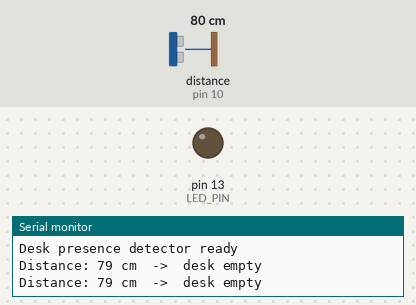
Recording of a sketch running on a simulated Arduino Uno, built with avr-gcc and run on an emulated ATmega328P. Parts: output pins drawn as LEDs (lit = HIGH), the last lines printed to the serial monitor. Wiring (inferred from the names in the program): ultrasonic range finder: trigger pin 9; echo pin 10. Inputs (shaded band) come from the test bench; at power-on: distance to the obstacle (sensor on pin 10) 80 cm. The echo pulse lasts 58.3 µs per cm; pins used as bus, display or sensor lines are not drawn.

Above: at 1.2 s.
1.3 s: distance to the obstacle (sensor on pin 10) set to 75 cm
2.8 s: distance to the obstacle (sensor on pin 10) set to 69 cm
At 4.4 s:
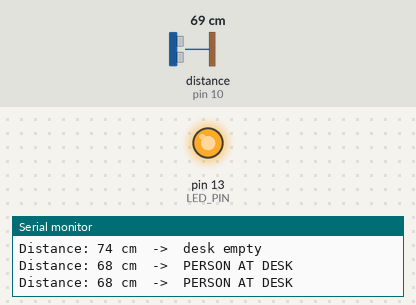
5.0 s: distance to the obstacle (sensor on pin 10) set to 120 cm
At 6.0 s:
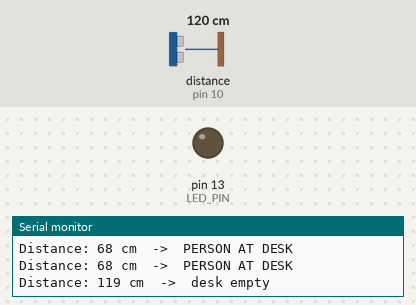
7.0 s: distance to the obstacle (sensor on pin 10) set to 2 cm
At 8.6 s:
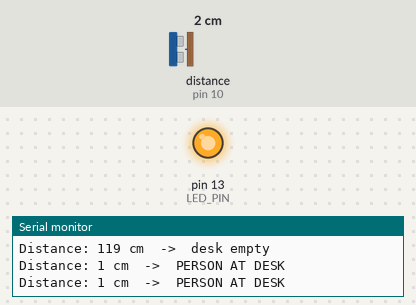
Timing chart, 0 to 10.1 s (numbered marks = the images above; inputs shaded):
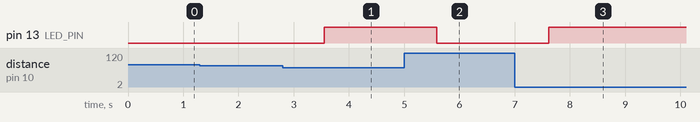

Measured:
- the behaviour switches between 72 and 71 cm on distance to the obstacle (sensor on pin 10) (found by bisection; images 0 and 1)
- after the input at 2.8 s, pin 13 (LED_PIN): LOW → HIGH after 0.75 s
- after the input at 5.0 s, pin 13 (LED_PIN): HIGH → LOW after 0.58 s
- after the input at 7.0 s, pin 13 (LED_PIN): LOW → HIGH after 0.61 s

The sketch:

desk_presence_simple.ino
```cpp
/*
  Desk Presence Detector — standalone Arduino sketch (NO breadboard needed)
  Hardware: Arduino Uno / Nano / Mega + HC-SR04 ultrasonic sensor

  Direct wiring — the HC-SR04's 4 pins connect straight to the Arduino
  with female-to-female jumper wires:

    HC-SR04 VCC  -> Arduino 5V
    HC-SR04 GND  -> Arduino GND
    HC-SR04 Trig -> D9
    HC-SR04 Echo -> D10   (5V output — fine on 5V boards; on 3.3V boards
                           like ESP32, add a 1k/2k voltage divider)

  LED: use the Arduino's BUILT-IN LED on pin 13 — nothing extra to wire.
  (For an external LED: D13 -> 220 ohm resistor -> LED -> GND, still no breadboard.)

  Mount the sensor pointing at the chair / person's torso.
  The built-in LED lights up when someone is detected at the desk.
  Open Serial Monitor at 115200 baud to see the readings.
*/

const int TRIG_PIN = 9;
const int ECHO_PIN = 10;
const int LED_PIN  = 13;

const int PRESENCE_THRESHOLD_CM = 70;  // <-- TUNE THIS: max distance that means "person at desk"
const int NUM_SAMPLES = 5;             // median of 5 readings = no flicker from random spikes

long readDistanceCm() {
  digitalWrite(TRIG_PIN, LOW);
  delayMicroseconds(2);
  digitalWrite(TRIG_PIN, HIGH);
  delayMicroseconds(10);
  digitalWrite(TRIG_PIN, LOW);

  unsigned long duration = pulseIn(ECHO_PIN, HIGH, 30000UL); // 30 ms timeout
  if (duration == 0) return -1; // no echo = nothing in range
  return duration * 0.0343 / 2;
}

long medianDistanceCm() {
  long s[NUM_SAMPLES];
  for (int i = 0; i < NUM_SAMPLES; i++) {
    s[i] = readDistanceCm();
    delay(30); // HC-SR04 needs ~60 ms between pings
  }
  for (int i = 1; i < NUM_SAMPLES; i++) { // insertion sort
    long key = s[i];
    int j = i - 1;
    while (j >= 0 && s[j] > key) { s[j + 1] = s[j]; j--; }
    s[j + 1] = key;
  }
  return s[NUM_SAMPLES / 2];
}

void setup() {
  Serial.begin(115200);
  pinMode(TRIG_PIN, OUTPUT);
  pinMode(ECHO_PIN, INPUT);
  pinMode(LED_PIN, OUTPUT);
  Serial.println("Desk presence detector ready");
}

void loop() {
  long cm = medianDistanceCm();
  bool personAtDesk = (cm > 0 && cm <= PRESENCE_THRESHOLD_CM);

  digitalWrite(LED_PIN, personAtDesk ? HIGH : LOW);

  Serial.print("Distance: ");
  if (cm < 0) Serial.print("out of range");
  else { Serial.print(cm); Serial.print(" cm"); }
  Serial.print("  ->  ");
  Serial.println(personAtDesk ? "PERSON AT DESK" : "desk empty");

  delay(500); // update twice per second
}
```
